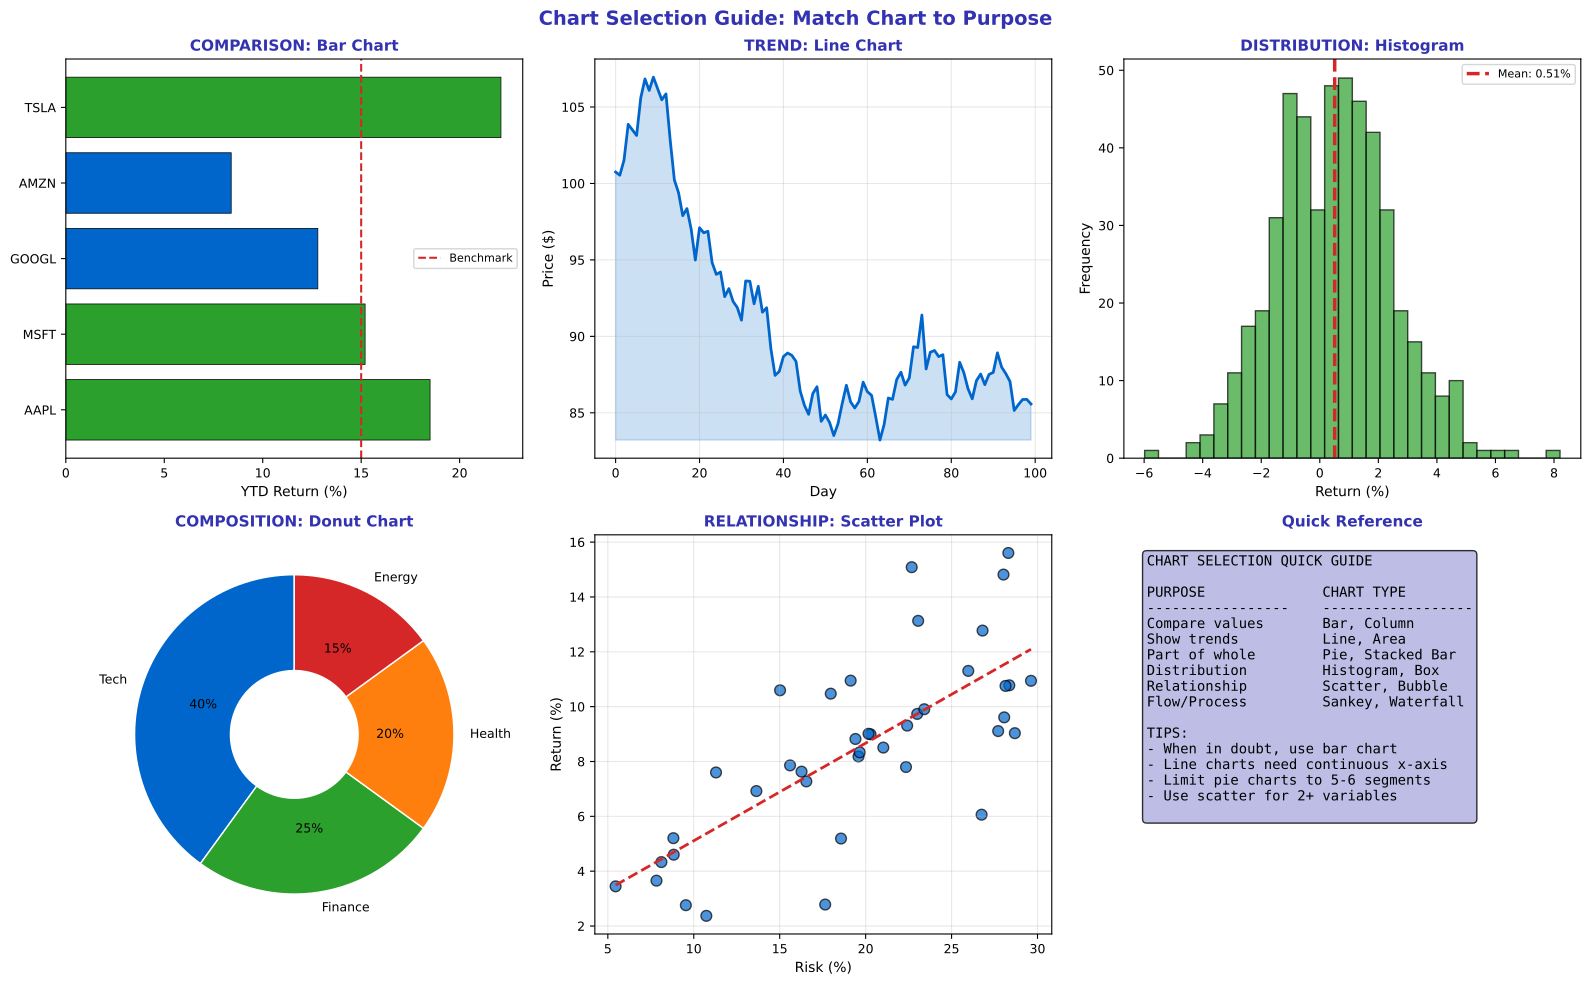

Recreate this plot in Python.
"""Chart Selection - Choosing the right visualization"""
import matplotlib.pyplot as plt
import numpy as np
import pandas as pd
from pathlib import Path

plt.rcParams.update({
    'font.size': 10,
    'axes.labelsize': 10,
    'axes.titlesize': 11,
    'xtick.labelsize': 9,
    'ytick.labelsize': 9,
    'legend.fontsize': 9,
    'figure.figsize': (10, 6),
    'figure.dpi': 150
})

MLPURPLE = '#3333B2'
MLLAVENDER = '#ADADE0'
MLBLUE = '#0066CC'
MLORANGE = '#FF7F0E'
MLGREEN = '#2CA02C'
MLRED = '#D62728'

np.random.seed(42)

fig, axes = plt.subplots(2, 3, figsize=(16, 10))
fig.suptitle('Chart Selection Guide: Match Chart to Purpose', fontsize=14, fontweight='bold', color=MLPURPLE)

# Plot 1: Comparison -> Bar Chart
ax1 = axes[0, 0]
categories = ['AAPL', 'MSFT', 'GOOGL', 'AMZN', 'TSLA']
values = [18.5, 15.2, 12.8, 8.4, 22.1]
colors = [MLGREEN if v > 15 else MLBLUE for v in values]

ax1.barh(categories, values, color=colors, edgecolor='black', linewidth=0.5)
ax1.axvline(15, color=MLRED, linestyle='--', linewidth=1.5, label='Benchmark')
ax1.set_title('COMPARISON: Bar Chart', fontsize=11, fontweight='bold', color=MLPURPLE)
ax1.set_xlabel('YTD Return (%)', fontsize=10)
ax1.legend(fontsize=8)

# Plot 2: Trend -> Line Chart
ax2 = axes[0, 1]
days = np.arange(100)
price = 100 * np.exp(np.cumsum(np.random.randn(100) * 0.015))

ax2.plot(days, price, color=MLBLUE, linewidth=2)
ax2.fill_between(days, price.min(), price, alpha=0.2, color=MLBLUE)
ax2.set_title('TREND: Line Chart', fontsize=11, fontweight='bold', color=MLPURPLE)
ax2.set_xlabel('Day', fontsize=10)
ax2.set_ylabel('Price ($)', fontsize=10)
ax2.grid(alpha=0.3)

# Plot 3: Distribution -> Histogram
ax3 = axes[0, 2]
returns = np.random.normal(0.5, 2, 500)

ax3.hist(returns, bins=30, color=MLGREEN, alpha=0.7, edgecolor='black')
ax3.axvline(np.mean(returns), color=MLRED, linewidth=2.5, linestyle='--', label=f'Mean: {np.mean(returns):.2f}%')
ax3.set_title('DISTRIBUTION: Histogram', fontsize=11, fontweight='bold', color=MLPURPLE)
ax3.set_xlabel('Return (%)', fontsize=10)
ax3.set_ylabel('Frequency', fontsize=10)
ax3.legend(fontsize=8)

# Plot 4: Composition -> Pie/Donut Chart
ax4 = axes[1, 0]
sectors = ['Tech', 'Finance', 'Health', 'Energy']
weights = [40, 25, 20, 15]
colors_pie = [MLBLUE, MLGREEN, MLORANGE, MLRED]

wedges, texts, autotexts = ax4.pie(weights, labels=sectors, colors=colors_pie,
                                   autopct='%1.0f%%', startangle=90,
                                   wedgeprops=dict(width=0.6, edgecolor='white'),
                                   textprops={'fontsize': 9})
ax4.set_title('COMPOSITION: Donut Chart', fontsize=11, fontweight='bold', color=MLPURPLE)

# Plot 5: Relationship -> Scatter Plot
ax5 = axes[1, 1]
risk = np.random.uniform(5, 30, 40)
ret = 2 + 0.35 * risk + np.random.normal(0, 2, 40)

ax5.scatter(risk, ret, c=MLBLUE, s=60, alpha=0.7, edgecolors='black')
z = np.polyfit(risk, ret, 1)
ax5.plot(np.sort(risk), np.poly1d(z)(np.sort(risk)), color=MLRED, linewidth=2, linestyle='--')
ax5.set_title('RELATIONSHIP: Scatter Plot', fontsize=11, fontweight='bold', color=MLPURPLE)
ax5.set_xlabel('Risk (%)', fontsize=10)
ax5.set_ylabel('Return (%)', fontsize=10)
ax5.grid(alpha=0.3)

# Plot 6: Selection guide
ax6 = axes[1, 2]
ax6.axis('off')

guide = '''CHART SELECTION QUICK GUIDE

PURPOSE              CHART TYPE
-----------------    ------------------
Compare values       Bar, Column
Show trends          Line, Area
Part of whole        Pie, Stacked Bar
Distribution         Histogram, Box
Relationship         Scatter, Bubble
Flow/Process         Sankey, Waterfall

TIPS:
- When in doubt, use bar chart
- Line charts need continuous x-axis
- Limit pie charts to 5-6 segments
- Use scatter for 2+ variables
'''

ax6.text(0.05, 0.95, guide, transform=ax6.transAxes, fontsize=10,
         verticalalignment='top', fontfamily='monospace',
         bbox=dict(boxstyle='round', facecolor=MLLAVENDER, alpha=0.8))
ax6.set_title('Quick Reference', fontsize=11, fontweight='bold', color=MLPURPLE)

plt.tight_layout()
plt.savefig(Path(__file__).parent / 'chart.pdf', dpi=300, bbox_inches='tight')
plt.close()
